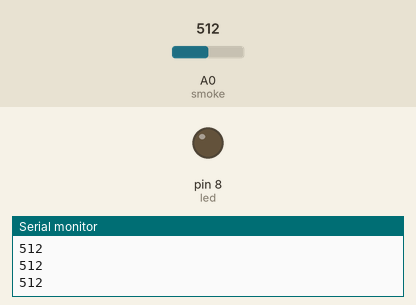
Simulated run of this sketch. Board: Arduino Uno, built with avr-gcc and run on an emulated ATmega328P. On the bench: output pins drawn as LEDs (lit = HIGH), the last lines printed to the serial monitor. Dashed ring = blinking. The test bench sets the inputs (shaded band); at power-on: A0 (smoke) = 512.

Above: at 1.2 s.
1.3 s: A0 (smoke) set to 368
2.8 s: A0 (smoke) set to 342
At 3.7 s:
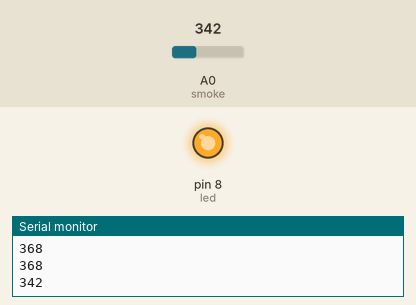
5.8 s: A0 (smoke) set to 360
At 6.3 s:
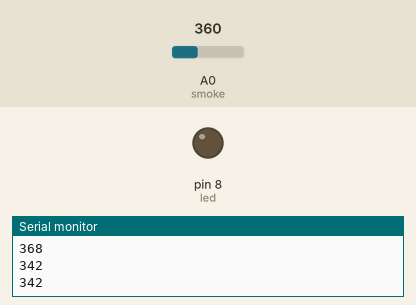
7.5 s: A0 (smoke) set to 340
At 8.4 s:
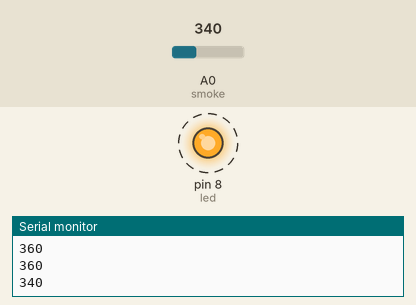
Timing chart, 0 to 11.5 s (numbered marks = the images above; inputs shaded):
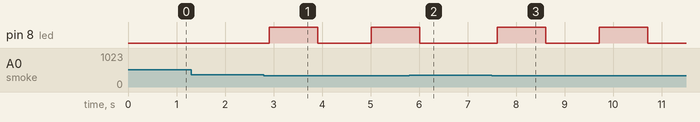

Measured:
- the behaviour switches between 350 and 349 on A0 (smoke) (found by bisection; images 0 and 1)
- after the input at 2.8 s, pin 8 (led): LOW → HIGH after 0.11 s, → LOW 1.0 s later, → HIGH 1.1 s later
- after the input at 5.8 s, pin 8 (led): goes on until 6.0 s, then stays LOW
- after the input at 7.5 s, pin 8 (led): alternates HIGH for 1.0 s and LOW for 1.1 s, starting after 0.11 s

The sketch:

09_analogsmoke.ino
```cpp
int smoke = A0; // initializing pin number 7 to a variable
int led = 8; //initializing the pin number 8 to a variable

// the setup routine runs once when you press reset:
void setup() {
  // initialize serial communication at 115200 bits per second:
  Serial.begin(115200);
  pinMode(smoke, INPUT);
  pinMode(led, OUTPUT);
}

// the loop routine runs over and over again forever:
void loop() {
  // read the input pin:
  int smokeval = analogRead(smoke);
  // print out the state of the button:
  Serial.println(smokeval);
  delay(100);    // delay in between reads for stability

  if(smokeval<350)//check if the condition is correct
  {
    digitalWrite(led,HIGH);// turn on LED
    delay(1000); //pasuse for 1 second
    digitalWrite(led,LOW); // turn off LED
    delay(1000);  //pasuse for 1 second
  }
  else
  {
      digitalWrite(led,LOW); // turn off LED
  }
}
```
